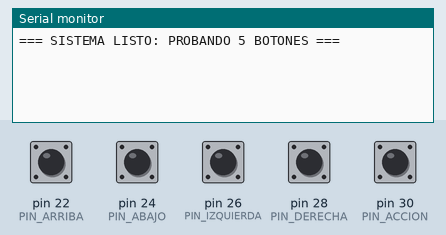
Simulated run of this sketch. Board: Arduino Mega 2560, built with avr-gcc and run on an emulated ATmega2560. Shown: the last lines printed to the serial monitor. The test bench sets the inputs (shaded band); at power-on: pin 22 (PIN_ARRIBA), pin 24 (PIN_ABAJO), pin 26 (PIN_IZQUIERDA), pin 28 (PIN_DERECHA), pin 30 (PIN_ACCION) HIGH.

Above: at 1.2 s.
1.3 s: pin 22 (PIN_ARRIBA) pulled LOW for 0.15 s
At 2.6 s:
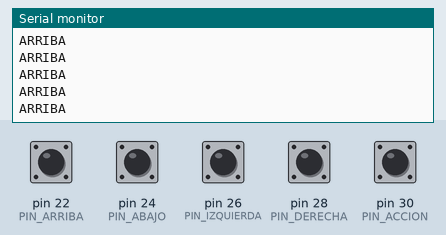
2.9 s: pin 24 (PIN_ABAJO) pulled LOW for 0.15 s
At 3.6 s:
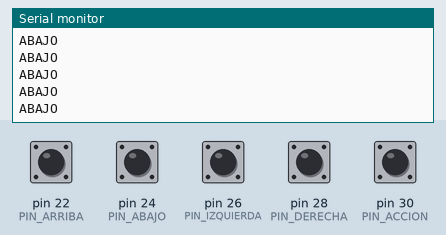
4.5 s: pin 26 (PIN_IZQUIERDA) pulled LOW for 0.15 s
At 5.1 s:
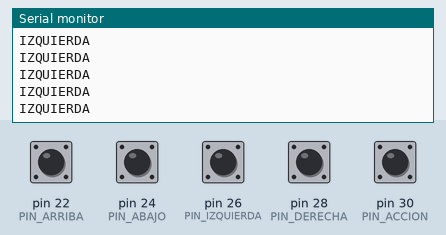
6.1 s: pin 28 (PIN_DERECHA) pulled LOW for 0.15 s
At 7.2 s:
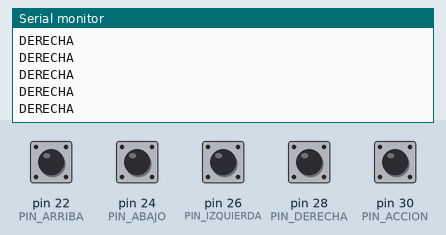
7.7 s: pin 30 (PIN_ACCION) pulled LOW for 0.15 s
At 8.7 s:
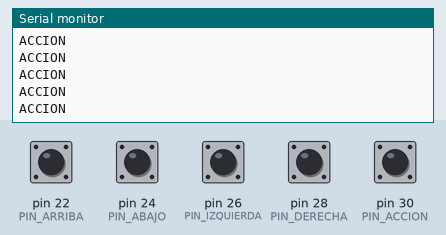

The sketch:

Botones_Reactor_control_Supreme.ino
```cpp
// Definición de pines para el panel físico del Reactor
const int PIN_ARRIBA    = 22;
const int PIN_ABAJO     = 24;
const int PIN_IZQUIERDA = 26;
const int PIN_DERECHA   = 28;
const int PIN_ACCION    = 30;

const unsigned long INTERVALO_ENVIO_MS = 25;
unsigned long ultimoEnvioMs = 0;

void setup() {
  // Inicializar comunicación Serial
  Serial.begin(115200);
  while (!Serial); // Esperar conexión serial

  // Configurar todos los pines como entradas con resistencia Pull-Up interna
  pinMode(PIN_ARRIBA, INPUT_PULLUP);
  pinMode(PIN_ABAJO, INPUT_PULLUP);
  pinMode(PIN_IZQUIERDA, INPUT_PULLUP);
  pinMode(PIN_DERECHA, INPUT_PULLUP);
  pinMode(PIN_ACCION, INPUT_PULLUP);

  Serial.println("=== SISTEMA LISTO: PROBANDO 5 BOTONES ===");
}

void loop() {
  unsigned long ahoraMs = millis();
  if (ahoraMs - ultimoEnvioMs < INTERVALO_ENVIO_MS) {
    return;
  }

  bool envioAlgo = false;

  // Leer y verificar cada botón individualmente (LOW = presionado)
  if (digitalRead(PIN_ARRIBA) == LOW) {
    Serial.println("ARRIBA");
    envioAlgo = true;
  }
  if (digitalRead(PIN_ABAJO) == LOW) {
    Serial.println("ABAJO");
    envioAlgo = true;
  }
  if (digitalRead(PIN_IZQUIERDA) == LOW) {
    Serial.println("IZQUIERDA");
    envioAlgo = true;
  }
  if (digitalRead(PIN_DERECHA) == LOW) {
    Serial.println("DERECHA");
    envioAlgo = true;
  }
  if (digitalRead(PIN_ACCION) == LOW) {
    Serial.println("ACCION");
    envioAlgo = true;
  }
  if (envioAlgo) {
    ultimoEnvioMs = ahoraMs;
  }
}
```

Measured:
- after the input at 1.3 s, the serial monitor: prints a new line at once (image 1)
- after the input at 2.9 s, the serial monitor: prints a new line at once (image 2)
- after the input at 4.5 s, the serial monitor: prints a new line at once (image 3)
- after the input at 6.1 s, the serial monitor: prints a new line at once (image 4)
- after the input at 7.7 s, the serial monitor: prints a new line at once (image 5)
